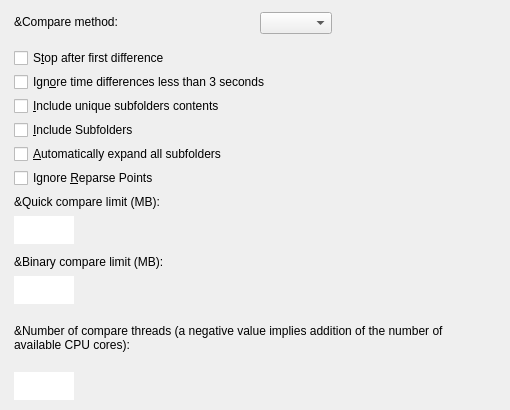
<?xml version="1.0" encoding="UTF-8"?><ui version="4.0"><class>IDD_PROPPAGE_COMPARE_FOLDER</class>
<widget class="QDialog" name="IDD_PROPPAGE_COMPARE_FOLDER">
<property name="geometry">
<rect><x>0</x><y>0</y>
<width>510</width><height>410</height></rect></property>
<property name="windowTitle"><string>Folder compare</string></property>
<widget class="QLabel" name="IDC_STATIC">
<property name="geometry">
<rect><x>14</x><y>12</y><width>200</width><height>20</height></rect></property>
<property name="text"><string>&amp;Compare method:</string></property>
<property name="inputMethodHints"><set>Qt::ImhMultiLine</set></property><property name="wordWrap"><bool>true</bool></property></widget>
<widget class="QComboBox" name="IDC_COMPAREMETHODCOMBO">
<property name="geometry">
<rect><x>260</x><y>12</y><width>228</width><height>22</height></rect></property>
<property name="sizeAdjustPolicy"><enum>QComboBox::AdjustToContents</enum></property></widget>
<widget class="QCheckBox" name="IDC_COMPARE_STOPFIRST">
<property name="geometry">
<rect><x>14</x><y>48</y><width>404</width><height>20</height></rect></property>
<property name="text"><string>S&amp;top after first difference</string></property>
</widget>
<widget class="QCheckBox" name="IDC_IGNORE_SMALLTIMEDIFF">
<property name="geometry">
<rect><x>14</x><y>72</y><width>444</width><height>20</height></rect></property>
<property name="text"><string>Ign&amp;ore time differences less than 3 seconds</string></property>
</widget>
<widget class="QCheckBox" name="IDC_COMPARE_WALKSUBDIRS">
<property name="geometry">
<rect><x>14</x><y>96</y><width>404</width><height>20</height></rect></property>
<property name="text"><string>&amp;Include unique subfolders contents</string></property>
</widget>
<widget class="QCheckBox" name="IDC_RECURS_CHECK">
<property name="geometry">
<rect><x>14</x><y>120</y><width>404</width><height>20</height></rect></property>
<property name="text"><string>&amp;Include Subfolders</string></property>
</widget>
<widget class="QCheckBox" name="IDC_EXPAND_SUBDIRS">
<property name="geometry">
<rect><x>14</x><y>144</y><width>404</width><height>20</height></rect></property>
<property name="text"><string>&amp;Automatically expand all subfolders</string></property>
</widget>
<widget class="QCheckBox" name="IDC_IGNORE_REPARSEPOINTS">
<property name="geometry">
<rect><x>14</x><y>168</y><width>404</width><height>20</height></rect></property>
<property name="text"><string>Ignore &amp;Reparse Points</string></property>
</widget>
<widget class="QLabel" name="IDC_STATIC">
<property name="geometry">
<rect><x>14</x><y>192</y><width>400</width><height>20</height></rect></property>
<property name="text"><string>&amp;Quick compare limit (MB):</string></property>
<property name="inputMethodHints"><set>Qt::ImhMultiLine</set></property><property name="wordWrap"><bool>true</bool></property></widget>
<widget class="QTextEdit" name="IDC_COMPARE_QUICKC_LIMIT">
<property name="geometry">
<rect><x>14</x><y>216</y><width>60</width><height>28</height></rect></property>
<property name="verticalScrollBarPolicy"><enum>Qt::ScrollBarAlwaysOff</enum></property><property name="horizontalScrollBarPolicy"><enum>Qt::ScrollBarAlwaysOff</enum></property><property name="frameShape"><enum>QFrame::NoFrame</enum></property></widget>
<widget class="QLabel" name="IDC_STATIC">
<property name="geometry">
<rect><x>14</x><y>252</y><width>400</width><height>20</height></rect></property>
<property name="text"><string>&amp;Binary compare limit (MB):</string></property>
<property name="inputMethodHints"><set>Qt::ImhMultiLine</set></property><property name="wordWrap"><bool>true</bool></property></widget>
<widget class="QTextEdit" name="IDC_COMPARE_BINARYC_LIMIT">
<property name="geometry">
<rect><x>14</x><y>276</y><width>60</width><height>28</height></rect></property>
<property name="verticalScrollBarPolicy"><enum>Qt::ScrollBarAlwaysOff</enum></property><property name="horizontalScrollBarPolicy"><enum>Qt::ScrollBarAlwaysOff</enum></property><property name="frameShape"><enum>QFrame::NoFrame</enum></property></widget>
<widget class="QLabel" name="IDC_STATIC">
<property name="geometry">
<rect><x>14</x><y>308</y><width>460</width><height>60</height></rect></property>
<property name="text"><string>&amp;Number of compare threads (a negative value implies addition of the number of available CPU cores):</string></property>
<property name="inputMethodHints"><set>Qt::ImhMultiLine</set></property><property name="wordWrap"><bool>true</bool></property></widget>
<widget class="QTextEdit" name="IDC_COMPARE_THREAD_COUNT">
<property name="geometry">
<rect><x>14</x><y>372</y><width>60</width><height>28</height></rect></property>
<property name="verticalScrollBarPolicy"><enum>Qt::ScrollBarAlwaysOff</enum></property><property name="horizontalScrollBarPolicy"><enum>Qt::ScrollBarAlwaysOff</enum></property><property name="frameShape"><enum>QFrame::NoFrame</enum></property></widget>
<widget class="QPushButton" name="IDC_COMPAREFOLDER_DEFAULTS">
<property name="geometry">
<rect><x>14</x><y>416</y><width>140</width><height>28</height></rect></property>
<property name="text"><string>Defaults</string></property>
</widget>
</widget><resources/><connections/></ui>
